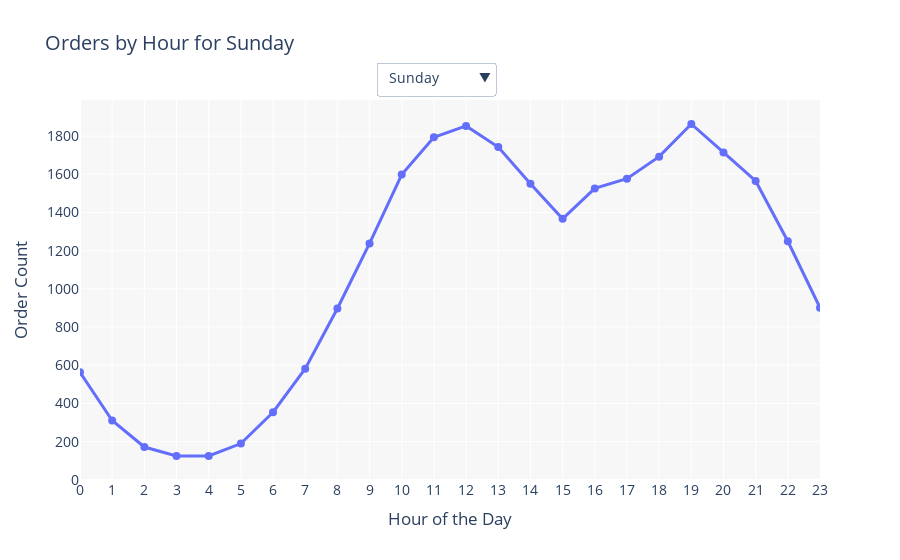

Notebook code cell kept with this figure:
### Markdown cell above
### 2. What time of the day we have most orders

### Code cell
hourly_orders = maindf.groupby(['Weekday', 'Hour']).size().reset_index(name='Order Count')

fig = go.Figure()


days = {0: "Sunday", 1: "Monday", 2: "Tuesday", 3: "Wednesday", 4: "Thursday", 5: "Friday", 6: "Saturday"}

for day in range(0, 7):
    day_data = hourly_orders[hourly_orders['Weekday'] == day]
    fig.add_trace(go.Scatter(
        x=day_data['Hour'],
        y=day_data['Order Count'],
        mode='lines+markers',
        line=dict(width=3),
        marker=dict(size=8),
        name=days[day],
        visible=(day == 0)  
    ))


buttons = []
for day in days:
    button = dict(
        method="update",
        label=days[day],
        args=[{"visible": [i == day for i in range(7)]},
              {"title": f"Orders by Hour for {days[day]}"}]
    )
    buttons.append(button)


fig.update_layout(
    updatemenus=[dict(
        active=0,
        buttons=buttons,
        x=0.4,
        xanchor="left",
        y=1.1,
        yanchor="top",
        direction="down",
    )],
    title="Orders by Hour",
    xaxis=dict(title="Hour of the Day", tickmode='linear', dtick=1, range=[0, 23]),
    yaxis=dict(title="Order Count"),
    plot_bgcolor='rgba(245, 245, 245, 0.8)',
    font=dict(size=14),
    hovermode="x",
    height = 500
)


fig.show()

### Figure 1 — Plotly figure (JSON) as saved in the notebook; plotly's stock layout.template omitted (floating-point values rounded to 4 significant figures)
{"data": [{"line": {"width": 3}, "marker": {"size": 8}, "mode": "lines+markers", "name": "Sunday", "type": "scatter", "visible": true, "x": [0, 1, 2, 3, 4, 5, 6, 7, 8, 9, 10, 11, 12, 13, 14, 15, 16, 17, 18, 19, 20, 21, 22, 23], "y": [563, 311, 172, 125, 125, 190, 354, 582, 897, 1238, 1598, 1793, 1853, 1742, 1550, 1367, 1526, 1577, 1692, 1863, 1714, 1565, 1249, 901]}, {"line": {"width": 3}, "marker": {"size": 8}, "mode": "lines+markers", "name": "Monday", "type": "scatter", "visible": false, "x": [0, 1, 2, 3, 4, 5, 6, 7, 8, 9, 10, 11, 12, 13, 14, 15, 16, 17, 18, 19, 20, 21, 22, 23], "y": [556, 351, 181, 126, 121, 189, 375, 618, 975, 1311, 1614, 1737, 1802, 1698, 1663, 1570, 1483, 1584, 1864, 1830, 1801, 1642, 1209, 875]}, {"line": {"width": 3}, "marker": {"size": 8}, "mode": "lines+markers", "name": "Tuesday", "type": "scatter", "visible": false, "x": [0, 1, 2, 3, 4, 5, 6, 7, 8, 9, 10, 11, 12, 13, 14, 15, 16, 17, 18, 19, 20, 21, 22, 23], "y": [565, 346, 205, 131, 111, 221, 346, 581, 847, 1214, 1517, 1751, 1820, 1749, 1553, 1527, 1495, 1564, 1740, 1834, 1627, 1594, 1275, 864]}, {"line": {"width": 3}, "marker": {"size": 8}, "mode": "lines+markers", "name": "Wednesday", "type": "scatter", "visible": false, "x": [0, 1, 2, 3, 4, 5, 6, 7, 8, 9, 10, 11, 12, 13, 14, 15, 16, 17, 18, 19, 20, 21, 22, 23], "y": [547, 331, 163, 126, 131, 176, 351, 563, 881, 1303, 1599, 1816, 1803, 1691, 1511, 1480, 1500, 1502, 1720, 1814, 1773, 1518, 1263, 899]}, {"line": {"width": 3}, "marker": {"size": 8}, "mode": "lines+markers", "name": "Thursday", "type": "scatter", "visible": false, "x": [0, 1, 2, 3, 4, 5, 6, 7, 8, 9, 10, 11, 12, 13, 14, 15, 16, 17, 18, 19, 20, 21, 22, 23], "y": [593, 335, 175, 98, 108, 183, 349, 533, 899, 1195, 1531, 1776, 1773, 1699, 1546, 1380, 1457, 1522, 1710, 1888, 1791, 1530, 1256, 920]}, {"line": {"width": 3}, "marker": {"size": 8}, "mode": "lines+markers", "name": "Friday", "type": "scatter", "visible": false, "x": [0, 1, 2, 3, 4, 5, 6, 7, 8, 9, 10, 11, 12, 13, 14, 15, 16, 17, 18, 19, 20, 21, 22, 23], "y": [541, 330, 182, 118, 127, 168, 381, 550, 910, 1266, 1547, 1733, 1764, 1747, 1600, 1462, 1488, 1560, 1747, 1846, 1748, 1537, 1234, 906]}, {"line": {"width": 3}, "marker": {"size": 8}, "mode": "lines+markers", "name": "Saturday", "type": "scatter", "visible": false, "x": [0, 1, 2, 3, 4, 5, 6, 7, 8, 9, 10, 11, 12, 13, 14, 15, 16, 17, 18, 19, 20, 21, 22, 23], "y": [545, 346, 165, 107, 131, 194, 326, 584, 847, 1221, 1538, 1805, 1772, 1803, 1561, 1389, 1435, 1590, 1807, 1830, 1774, 1535, 1336, 910]}], "layout": {"autosize": true, "font": {"size": 14}, "hovermode": "x", "plot_bgcolor": "rgba(245, 245, 245, 0.8)", "title": {"text": "Orders by Hour for Sunday"}, "updatemenus": [{"active": 0, "buttons": [{"args": [{"visible": [true, false, false, false, false, false, false]}, {"title": "Orders by Hour for Sunday"}], "label": "Sunday", "method": "update"}, {"args": [{"visible": [false, true, false, false, false, false, false]}, {"title": "Orders by Hour for Monday"}], "label": "Monday", "method": "update"}, {"args": [{"visible": [false, false, true, false, false, false, false]}, {"title": "Orders by Hour for Tuesday"}], "label": "Tuesday", "method": "update"}, {"args": [{"visible": [false, false, false, true, false, false, false]}, {"title": "Orders by Hour for Wednesday"}], "label": "Wednesday", "method": "update"}, {"args": [{"visible": [false, false, false, false, true, false, false]}, {"title": "Orders by Hour for Thursday"}], "label": "Thursday", "method": "update"}, {"args": [{"visible": [false, false, false, false, false, true, false]}, {"title": "Orders by Hour for Friday"}], "label": "Friday", "method": "update"}, {"args": [{"visible": [false, false, false, false, false, false, true]}, {"title": "Orders by Hour for Saturday"}], "label": "Saturday", "method": "update"}], "direction": "down", "x": 0.4, "xanchor": "left", "y": 1.1, "yanchor": "top"}], "xaxis": {"dtick": 1, "range": [0, 23], "tickmode": "linear", "title": {"text": "Hour of the Day"}, "type": "linear"}, "yaxis": {"autorange": true, "range": [-6.288, 1994.0], "title": {"text": "Order Count"}, "type": "linear"}}}
